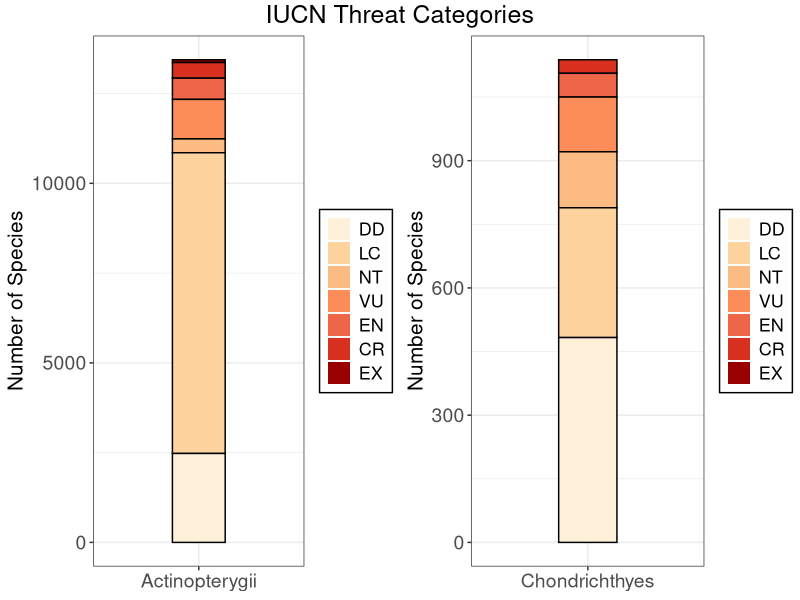

Reproduce this figure in R.
## ---- chunk 1
knitr::opts_chunk$set(echo = FALSE)
## ---- chunk 2
summary(cars)
## ---- chunk 3
Taxonomic=read.csv("./Data/Taxonomic_and_Status.csv")
#Note that some of the scientific names are a little bit funky in these files. They seem to have not too much information on them and as such have weird characters that may confuse any code used for joining and such.

#convert low count categories to closest related cateogry (consolidating categories-- we can also just remove them). #note that grep below finds the index of LR/cd OR LR/lc.
Taxonomic$Category[grep("LR/cd|LR/lc",Taxonomic$Category)]="LC" 
Taxonomic$Category[grep("LR/nt",Taxonomic$Category)]="NT"
Taxonomic$Category[grep("EW",Taxonomic$Category)]="EX"
Taxonomic$Category=factor(Taxonomic$Category,levels=c("EX","CR","EN","VU","NT","LC","DD")) 

library(RColorBrewer)
library(ggplot2)

SummaryTable=data.frame(table(Taxonomic$Category,Taxonomic$Class))
names(SummaryTable)=c("GlobalStatus","Class","Count")

colours=brewer.pal(name="OrRd", n=nlevels(SummaryTable$GlobalStatus))
names(colours)=rev(levels(SummaryTable$GlobalStatus))

SummaryTable1=SummaryTable[SummaryTable$Class=="ACTINOPTERYGII",]
SummaryTable2=SummaryTable[SummaryTable$Class=="CHONDRICHTHYES",]

CategoryGraph1=ggplot(data=SummaryTable1,aes(x=Class,y=Count,fill=GlobalStatus,order=GlobalStatus,width=.3))+
    geom_bar(stat="identity",show.legend=T)+
    guides(fill=guide_legend(reverse=TRUE))+
    scale_fill_manual(values=colours)+
    ylab("Number of Species")+
    ggtitle(NULL)+
    theme_bw()+
    scale_x_discrete(labels=c("ACTINOPTERYGII"="Actinopterygii","CHONDRICHTHYES"="Chondrichthyes"))+
    geom_bar(stat="identity",color="black",show.legend=FALSE)+
    xlab(NULL)+
    theme(legend.background = element_rect(colour = "black"),plot.title = element_text(size = 17, vjust = 2),axis.text=element_text(size=14),axis.title=element_text(size=15,vjust = 1),legend.title=element_blank(),legend.text=element_text(size=13))

CategoryGraph2=ggplot(data=SummaryTable2,aes(x=Class,y=Count,fill=GlobalStatus,order=GlobalStatus,width=.3))+
    geom_bar(stat="identity")+
    guides(fill=guide_legend(reverse=TRUE))+
    scale_fill_manual(values=colours)+
    ylab("Number of Species")+
    ggtitle(NULL)+
    theme_bw()+
    scale_x_discrete(labels=c("ACTINOPTERYGII"="Actinopterygii","CHONDRICHTHYES"="Chondrichthyes"))+
    geom_bar(stat="identity",color="black",show.legend=FALSE)+
    xlab(NULL)+
    theme(legend.background = element_rect(colour = "black"),plot.title = element_text(size = 17, vjust = 2),axis.text=element_text(size=14),axis.title=element_text(size=15,vjust = 1),legend.title=element_blank(),legend.text=element_text(size=13))

library(gridExtra)
library(grid)
grid.arrange(CategoryGraph1,CategoryGraph2,ncol=2,nrow=1,top=textGrob("IUCN Threat Categories",gp=gpar(fontsize=18)))

